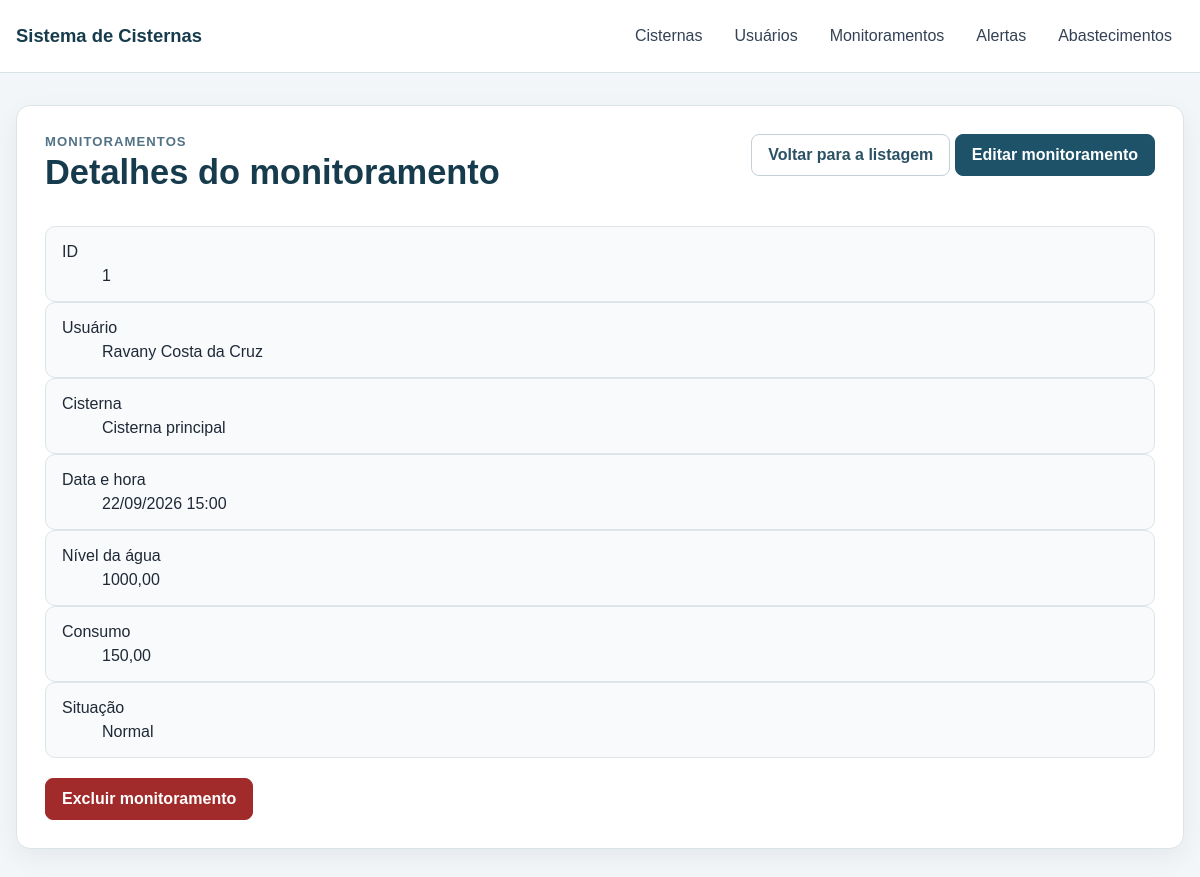
The app's page /monitoramentos/1/ with its own data.
### cisternas/models.py (models this page shows, shortened)
class Monitoramento(models.Model):
    usuario = models.ForeignKey(
        Usuario,
        on_delete=models.CASCADE,
        related_name="monitoramentos",
    )
    cisterna = models.ForeignKey(
        Cisterna,
        on_delete=models.CASCADE,
        related_name="monitoramentos",
    )
    dataHora = models.DateTimeField()
    nivelAgua = models.DecimalField(
        max_digits=12,
        decimal_places=2,
        validators=[
            MinValueValidator(Decimal("0")),
        ],
    )
    consumo = models.DecimalField(
        max_digits=12,
        decimal_places=2,
        validators=[
            MinValueValidator(Decimal("0")),
        ],
    )
    situacao = models.CharField(max_length=255)
    class Meta:
        ordering = ("-dataHora", "-id")

class Usuario(User):
    nome = models.CharField(max_length=255)
    cpf = models.CharField(max_length=11, unique=True)
    class Meta:
        ordering = ("nome", "username")

class Cisterna(models.Model):
    usuario = models.ForeignKey(
        Usuario,
        on_delete=models.CASCADE,
        related_name="cisternas",
    )
    latitude = models.DecimalField(
        max_digits=10,
        decimal_places=7,
        validators=[
            MinValueValidator(Decimal("-90")),
            MaxValueValidator(Decimal("90")),
        ],
    )
    longitude = models.DecimalField(
        max_digits=10,
        decimal_places=7,
        validators=[
            MinValueValidator(Decimal("-180")),
            MaxValueValidator(Decimal("180")),
        ],
    )
    capacidade = models.DecimalField(
        max_digits=12,
        decimal_places=2,
        validators=[
            MinValueValidator(Decimal("0.01")),
        ],
    )
    descricao = models.CharField(max_length=255)
    status = models.CharField(max_length=20)
    class Meta:
        ordering = ("id",)

### cisternas/views.py (the view)
def monitoramento_detalhar(request, pk):
    monitoramento = get_object_or_404(
        Monitoramento.objects.select_related("usuario", "cisterna"),
        pk=pk,
    )
    contexto = {
        "titulo_pagina": "Detalhes do monitoramento",
        "monitoramento": monitoramento,
    }
    return render(request, "monitoramento/detalhes.html", contexto)

### cisternas/templates/monitoramento/detalhes.html (shortened to what this page needs)
{% extends "cisternas/base.html" %}
{% block content %}
<section class="painel detalhes-painel">
    <div class="pagina-topo">
        <div>
            <p class="pagina-sobre">Monitoramentos</p>
            <h1>{{ titulo_pagina }}</h1>
        </div>
        <div class="botoes-acoes">
            <a class="botao botao-secundario" href="{% url 'monitoramento_listar' %}">
                Voltar para a listagem
            </a>
            <a class="botao botao-primario" href="{% url 'monitoramento_editar' monitoramento.pk %}">
                Editar monitoramento
            </a>
        </div>
    </div>
    <div class="card-detalhes">
        <dl class="detalhes-lista">
            <div class="detalhe-item">
                <dt>ID</dt>
                <dd>{{ monitoramento.id }}</dd>
            </div>
            <div class="detalhe-item">
                <dt>Usuário</dt>
                <dd>{{ monitoramento.usuario.nome }}</dd>
            </div>
            <div class="detalhe-item">
                <dt>Cisterna</dt>
                <dd>{{ monitoramento.cisterna.descricao }}</dd>
            </div>
            <div class="detalhe-item">
                <dt>Data e hora</dt>
                <dd>{{ monitoramento.dataHora|date:"d/m/Y H:i" }}</dd>
            </div>
            <div class="detalhe-item">
                <dt>Nível da água</dt>
                <dd>{{ monitoramento.nivelAgua }}</dd>
            </div>
            <div class="detalhe-item">
                <dt>Consumo</dt>
                <dd>{{ monitoramento.consumo }}</dd>
            </div>
            <div class="detalhe-item">
                <dt>Situação</dt>
                <dd>{{ monitoramento.situacao }}</dd>
            </div>
        </dl>
        <div class="formulario-acoes">
            <a class="botao botao-perigo" href="{% url 'monitoramento_excluir' monitoramento.pk %}">
                Excluir monitoramento
            </a>
        </div>
    </div>
</section>
{% endblock %}

### cisternas/static/cisternas/css/base.css (style rules this page uses)
* { box-sizing: border-box; }
:root { font-family: Arial, Helvetica, sans-serif; color: #1f2937; background: #f3f6f8; }
body { margin: 0; min-height: 100vh; background: #f3f6f8; }
button, a { -webkit-tap-highlight-color: transparent; }
.painel { padding: 28px; border: 1px solid #dbe4e9; border-radius: 14px; background: #ffffff; box-shadow: 0 8px 26px rgba(15, 23, 42, 0.06); }
.pagina-topo { margin-bottom: 26px; display: flex; align-items: flex-start; justify-content: space-between; gap: 24px; }
.pagina-topo h1 { margin: 4px 0 8px; color: #163b4c; font-size: clamp(1.65rem, 3vw, 2.15rem); }
.pagina-sobre { margin: 0; color: #527286; font-size: 0.82rem; font-weight: 700; letter-spacing: 0.08em; text-transform: uppercase; }
.formulario-acoes, .localizacao-acoes { display: flex; align-items: center; flex-wrap: wrap; gap: 12px; }
.formulario-acoes { padding-top: 4px; }
.botao { min-height: 42px; padding: 10px 16px; border: 1px solid transparent; border-radius: 8px; display: inline-flex; align-items: center; justify-content: center; gap: 8px; cursor: pointer; font-weight: 700; text-decoration: none; }
.botao-primario { border-color: #1d5269; background: #1d5269; color: #ffffff; }
.botao-secundario { border-color: #c3d0d7; background: #ffffff; color: #2b5264; }
.botao-perigo { border-color: #a12b2b; background: #a12b2b; color: #ffffff; }
.detalhe-item { display: grid; gap: 6px; padding: 16px; border: 1px solid #dce5e9; border-radius: 10px; background: #f8fafb; }

### records on screen
Monitoramento: id "1", usuario.nome "Ravany Costa da Cruz", cisterna.descricao "Cisterna principal", dataHora "22/09/2026 15:00", nivelAgua "1000,00", consumo "150,00", situacao "Normal"

### other values on screen
{{ titulo_pagina }} "Detalhes do monitoramento"
